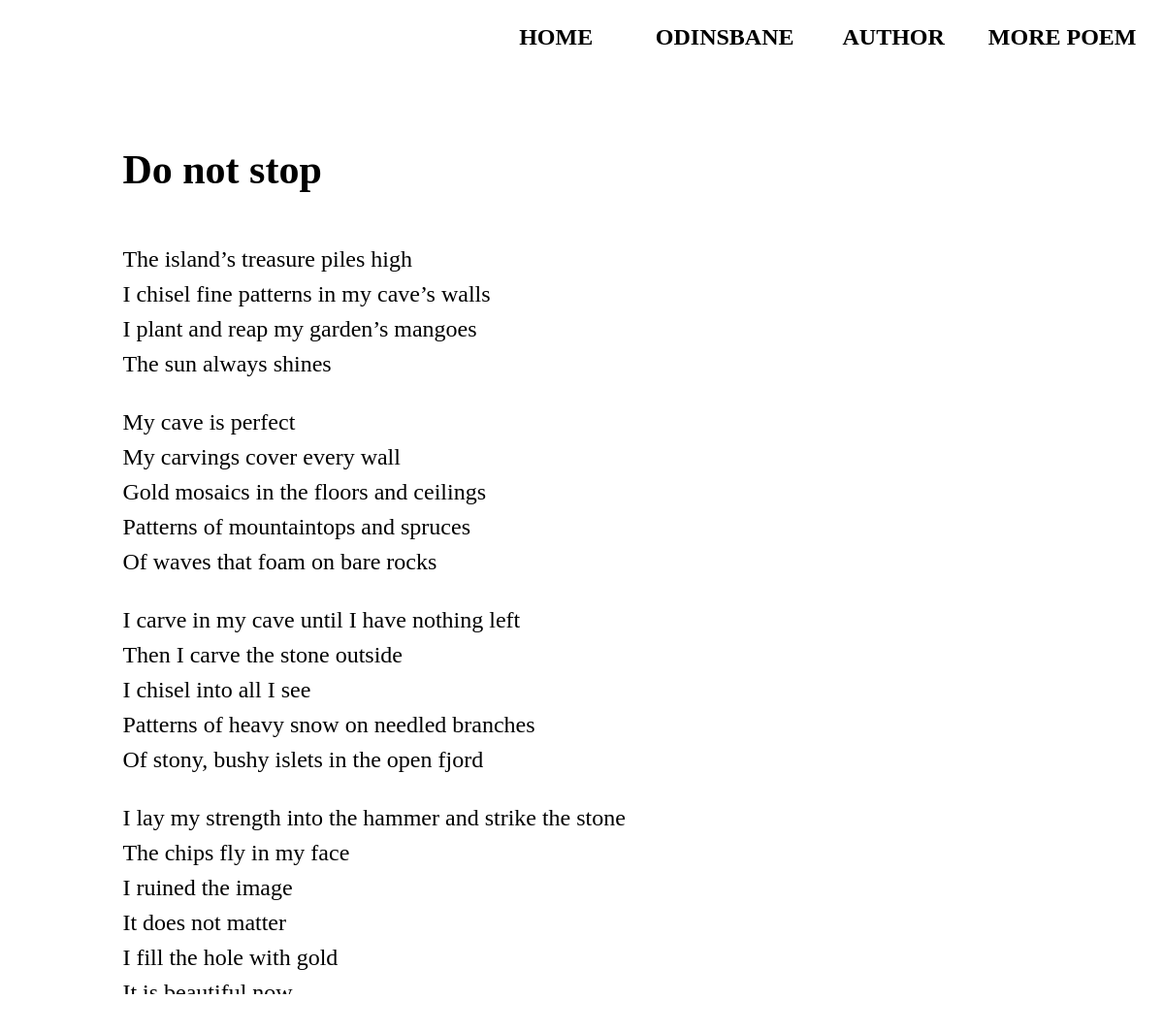
The page /poem on the database as committed earlier.
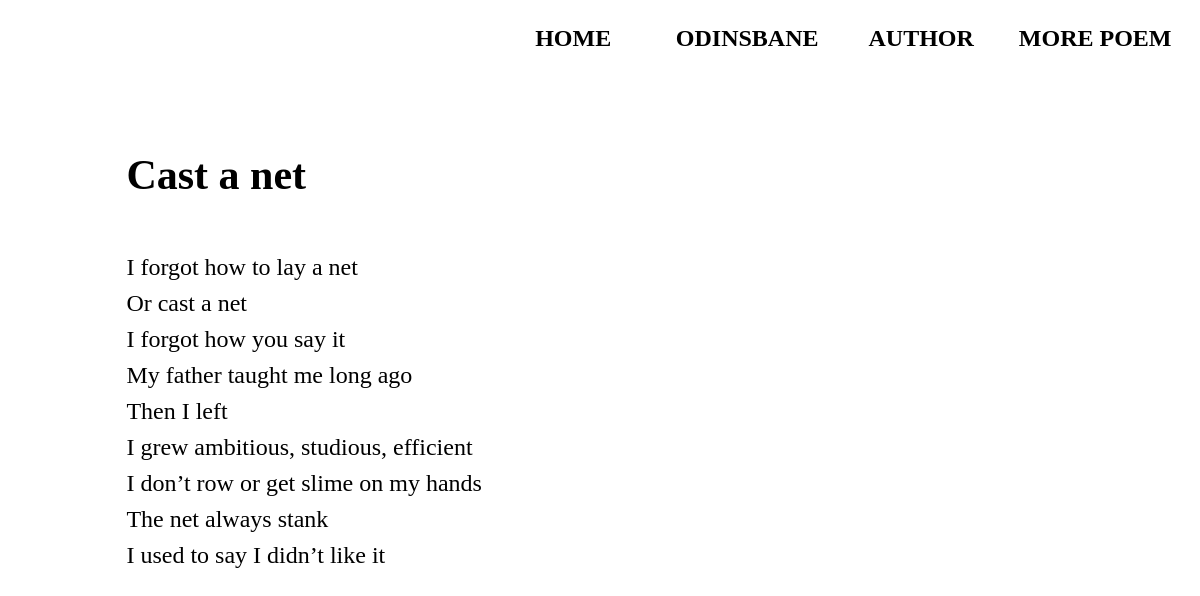
The same page on the database as committed later.
### sigurd/models.py (models this page shows)
class Poem(models.Model):
    title = models.CharField(max_length=200, null=True)
    text = models.TextField(null=True)

### sigurd/views.py (the view)
# urls.py: path('poem', views.poem, name='poem'),
def poem(request):
    num_poems = Poem.objects.all().count()
    poem = Poem.objects.get(pk=np.random.randint(1,num_poems + 1))
    return render(request, 'poem.html', {'poem': poem})

### sigurd/templates/poem.html (shortened to what this page needs)
{% load static %}
<link rel="stylesheet" type="text/css" href="{% static 'poem.css' %}">
<!DOCTYPE html>
<html lang="en">
<head>
</head>
<body>
<div class="buttonBox">
    <form action='/' method='GET'>
        <button type='submit'>HOME</button>
    </form>
    <form action='/odinsbane' method='GET'>
        <button type='submit'>ODINSBANE</button>
    </form>
    <form action='/author' method='GET'>
        <button type='submit'>AUTHOR</button>
    </form>
    <form action='/poem' method='GET'>
        <button type='submit'>MORE POEM</button>
    </form>
</div>
<div class="poemBody">
    <h3>
        {{ poem.title }}
    </h3>
    {{ poem.text|linebreaks }}
</div>
</body>
</html>

### sigurd/static/poem.css (style rules this page uses)
div.buttonBox { position: absolute; right: 1%; top: 2vh; }
button { border: none; font-family: Arial Black sans serif; font-size: 12px; background-color: rgba(0,0,0,0); width: 90px; color: black; font-weight: bold; float: right; }
@media (min-width: 60em) { button { font-size: 24px; width: 170px; color: black; font-family: Arial Black; } }
form { display: inline-block; }
h3 { font-size: 24px; font-family: Times New Roman; }
@media (min-width: 60em) { h3 { font-size: 42px; font-family: American Typewriter; } }
body { position: relative; }
body:after { position: fixed; top: 0; left: 0; height: 100%; width: 100%; content: ''; background-image: url("images/poem-background mobile.jpg"); z-index: -1; background-size: cover; background-repeat: no-repeat; background-color: #000; background-position: top left; }
@media (min-width: 30em) and (orientation: landscape) { body:after { background: white url("images/poem-background landscape.jpg") no-repeat center center; background-size: 100vw 100vh; } }
@media (min-width: 60em) { body:after { background: white url("images/poem-background.jpg") no-repeat center center; background-size: 100vw 100vh; } }
div.poemBody { line-height: 1.5; height: auto; font-size: 14px; font-family: Times New Roman; position: absolute; top: 12%; padding: 16px; }
@media (min-width: 60em) { div.poemBody { position: absolute; top: 12%; left: 10%; font-size: 24px; font-family: American typewriter; padding: 0px; } }

Rows that differ between the two databases and show on the page:
no longer on this page (row unchanged): Poem: title "Do not stop", text "The island’s treasure piles high I chisel fine patterns in my cave’s walls I plant and reap my garden’s mangoes The sun always shines My cave is perfect My carvings cover every wall Gold mosaics in the floors and ceilings Patterns of mountaintops and spruces Of waves that foam on bare rocks I carve in my cave until I have nothing left Then I carve the stone outside I chisel into all I see Patterns of heavy snow on needled branches Of stony, bushy islets in the open fjord I lay my strength into the hammer and strike the stone The chips fly in my face I ruined the image It does not matter I fill the hole with gold It is beautiful now"
added Poem: title "Cast a net", text "I forgot how to lay a net Or cast a net I forgot how you say it My father taught me long ago Then I left I grew ambitious, studious, efficient I don’t row or get slime on my hands The net always stank I used to say I didn’t like it"
